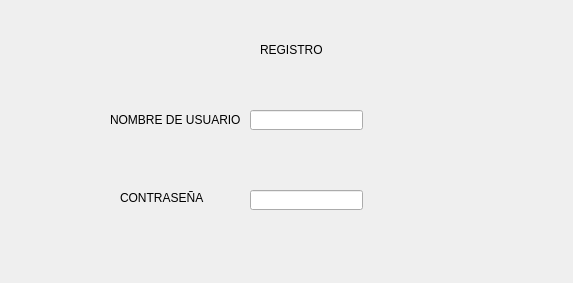
<?xml version="1.0" encoding="UTF-8"?>
<ui version="4.0">
 <class>Login</class>
 <widget class="QDialog" name="Login">
  <property name="geometry">
   <rect>
    <x>0</x>
    <y>0</y>
    <width>573</width>
    <height>283</height>
   </rect>
  </property>
  <property name="windowTitle">
   <string>Dialog</string>
  </property>
  <widget class="QLabel" name="label">
   <property name="geometry">
    <rect>
     <x>110</x>
     <y>110</y>
     <width>151</width>
     <height>20</height>
    </rect>
   </property>
   <property name="text">
    <string>NOMBRE DE USUARIO</string>
   </property>
  </widget>
  <widget class="QLabel" name="label_2">
   <property name="geometry">
    <rect>
     <x>120</x>
     <y>190</y>
     <width>111</width>
     <height>16</height>
    </rect>
   </property>
   <property name="text">
    <string>CONTRASEÑA</string>
   </property>
  </widget>
  <widget class="QLineEdit" name="lineEdit">
   <property name="geometry">
    <rect>
     <x>250</x>
     <y>110</y>
     <width>113</width>
     <height>20</height>
    </rect>
   </property>
  </widget>
  <widget class="QLineEdit" name="lineEdit_2">
   <property name="geometry">
    <rect>
     <x>250</x>
     <y>190</y>
     <width>113</width>
     <height>20</height>
    </rect>
   </property>
  </widget>
  <widget class="QLabel" name="label_3">
   <property name="geometry">
    <rect>
     <x>260</x>
     <y>40</y>
     <width>241</width>
     <height>20</height>
    </rect>
   </property>
   <property name="text">
    <string>REGISTRO</string>
   </property>
  </widget>
 </widget>
 <resources/>
 <connections/>
</ui>
